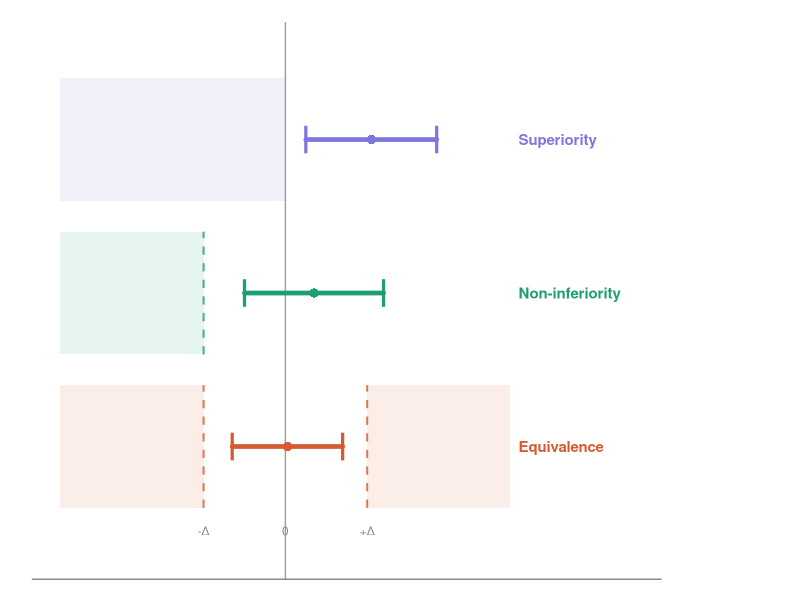
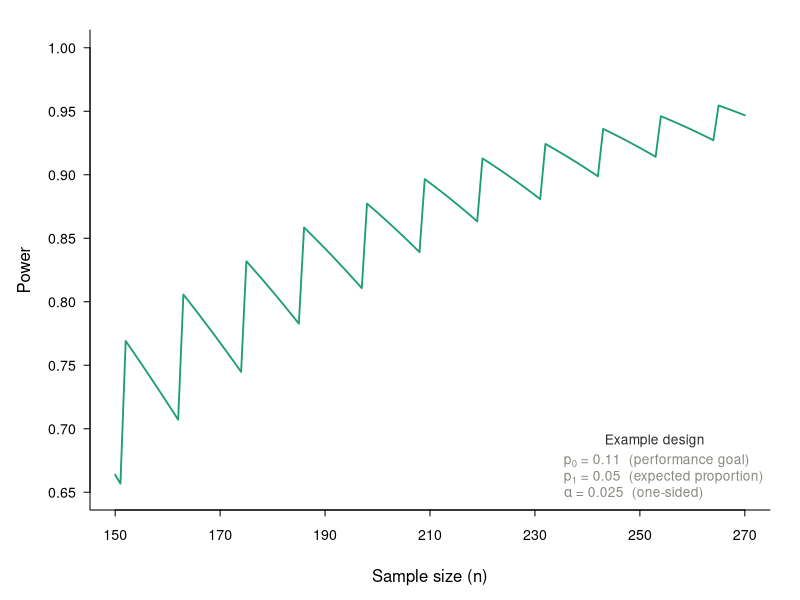
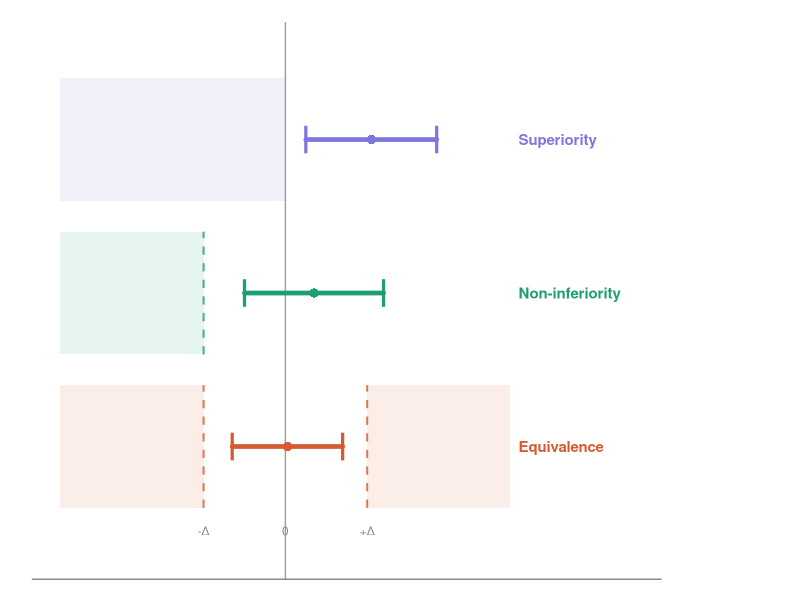

Here is the R script that generated these plots, in order: (Note: this script raises an error after producing the figures.)
## ---- chunk 1
knitr::opts_chunk$set(echo = FALSE, warning = FALSE, 
                      message = FALSE, fig.pos = "t",
                      out.width = "80%",
                      fig.align = "center")
## ---- chunk 2

library(ggplot2)

col_sup  <- "#7F77DD"
col_ni   <- "#1D9E75"
col_eq   <- "#D85A30"
col_axis <- "#888780"
col_line <- "#2C2C2A"

# CI data
cis <- data.frame(
  label = factor(c("Superiority", "Non-inferiority", "Equivalence"),
                 levels = c("Equivalence", "Non-inferiority", "Superiority")),
  lo    = c(0.05, -0.10, -0.13),
  hi    = c(0.37,  0.24,  0.14),
  mid   = c(0.21,  0.07,  0.005),
  y     = c(3, 2, 1),
  color = c(col_sup, col_ni, col_eq)
)

ggplot() +
  
  # shading: superiority H0 (left of 0)
  annotate("rect", xmin = -0.55, xmax = 0,
           ymin = 2.6, ymax = 3.4, fill = col_sup, alpha = 0.10) +
  
  # shading: non-inferiority H0 (left of -delta)
  annotate("rect", xmin = -0.55, xmax = -0.20,
           ymin = 1.6, ymax = 2.4, fill = col_ni, alpha = 0.10) +
  
  # shading: equivalence H0 (both tails)
  annotate("rect", xmin = -0.55, xmax = -0.20,
           ymin = 0.6, ymax = 1.4, fill = col_eq, alpha = 0.10) +
  annotate("rect", xmin = 0.20, xmax = 0.55,
           ymin = 0.6, ymax = 1.4, fill = col_eq, alpha = 0.10) +
  
  # zero line
  geom_vline(xintercept = 0, colour = col_line,
             linewidth = 0.5, alpha = 0.45, linetype = "solid") +
  
  # NI margin
  geom_segment(aes(x = -0.20, xend = -0.20, y = 1.6, yend = 2.4),
               colour = col_ni, linewidth = 0.7, linetype = "dashed", alpha = 0.8) +
  
  # Equivalence margins
  geom_segment(aes(x = -0.20, xend = -0.20, y = 0.6, yend = 1.4),
               colour = col_eq, linewidth = 0.7, linetype = "dashed", alpha = 0.8) +
  geom_segment(aes(x =  0.20, xend =  0.20, y = 0.6, yend = 1.4),
               colour = col_eq, linewidth = 0.7, linetype = "dashed", alpha = 0.8) +
  
  # CI bars
  geom_segment(data = cis,
               aes(x = lo, xend = hi, y = y, yend = y, colour = label),
               linewidth = 1.6, lineend = "round", show.legend = FALSE) +
  geom_segment(data = cis,
               aes(x = lo, xend = lo, y = y - 0.09, yend = y + 0.09, colour = label),
               linewidth = 1.1, show.legend = FALSE) +
  geom_segment(data = cis,
               aes(x = hi, xend = hi, y = y - 0.09, yend = y + 0.09, colour = label),
               linewidth = 1.1, show.legend = FALSE) +
  geom_point(data = cis,
             aes(x = mid, y = y, colour = label),
             size = 2.8, shape = 16, show.legend = FALSE) +
  
  # row labels (right side)
  geom_text(data = cis,
            aes(x = 0.57, y = y, label = label, colour = label),
            hjust = 0, size = 3.8, fontface = "bold", show.legend = FALSE) +
  
  # axis zero label
  annotate("text", x = 0, y = 0.45, label = "0",
           size = 3, colour = col_axis, hjust = 0.5) +
  
  # margin labels
  annotate("text", x = -0.20, y = 0.45, label = "-\u0394",
           size = 3, colour = col_axis, hjust = 0.5) +
  annotate("text", x =  0.20, y = 0.45, label = "+\u0394",
           size = 3, colour = col_axis, hjust = 0.5) +
  
  scale_colour_manual(values = c(
    "Superiority"     = col_sup,
    "Non-inferiority" = col_ni,
    "Equivalence"     = col_eq
  )) +
  
  coord_cartesian(xlim = c(-0.55, 0.85), ylim = c(0.3, 3.6), clip = "off") +
  
  theme_minimal(base_size = 12) +
  theme(
    panel.grid       = element_blank(),
    axis.text        = element_blank(),
    axis.ticks       = element_blank(),
    axis.title       = element_blank(),
    axis.line.x      = element_line(colour = col_axis, linewidth = 0.5),
    plot.background  = element_rect(fill = "white", colour = NA),
    panel.background = element_rect(fill = "white", colour = NA),
    plot.margin      = margin(16, 100, 12, 20)
  )

ggsave("trial_designs.png", width = 8, height = 4.5, dpi = 200, bg = "white")


## ---- chunk 3

N     <- 150:270
alpha <- 0.025
p0    <- 0.89
p1    <- 0.95

crit  <- qbinom(p = 1 - alpha, size = N, prob = p0)
power <- 1 - pbinom(q = crit, size = N, prob = p1)

par(
  mar    = c(4.5, 4.5, 1.5, 1.5),
  family = "sans",
  mgp    = c(2.8, 0.7, 0),
  tcl    = -0.3
)

plot(N, power,
     type = "l",
     lwd  = 1.8,
     col  = "#1D9E75",
     las  = 1,
     xlab = "Sample size (n)",
     ylab = "Power",
     ylim = c(0.65, 1.00),
     yaxt = "n",
     xaxt = "n",
     bty  = "l")

axis(2, at = seq(0.65, 1.00, by = 0.05),
     labels = sprintf("%.2f", seq(0.65, 1.00, by = 0.05)),
     las = 1, cex.axis = 0.85)

axis(1, at = seq(150, 270, by = 20),
     cex.axis = 0.85)

legend("bottomright",
       title     = "Example design",
       title.col = "#2C2C2A",
       legend    = c(
         expression(paste(p[0], " = 0.11  (performance goal)")),
         expression(paste(p[1], " = 0.05  (expected proportion)")),
         expression(paste(alpha,  " = 0.025  (one-sided)"))
       ),
       col      = "#888780",
       lty      = 0,
       pch      = NA,
       bty      = "n",
       cex      = 0.82,
       text.col = "#888780")
## ---- chunk 4
library(kableExtra)

pg_tbl <- data.frame(
  Endpoint           = c("Composite (Death, Amputation, TVR)", "RCC: Improved or No Change"),
  Timepoint          = c("30 Days", "12 Months"),
  `Pooled Rate`      = c("6.0\\%", "95.8\\%"),
  `95\\% CI`         = c("[2.9, 12.1\\%]", "[87.9, 98.6\\%]"),
  `Performance Goal` = c("$\\leq$ 12\\%", "$\\geq$ 88\\%"),
  check.names = FALSE
)

kbl(pg_tbl, booktabs = TRUE, escape = FALSE, align = "lcccc", linesep = "",
    caption = "Performance Goals for Safety and Efficacy") |>
  kable_styling(latex_options = "hold_position", full_width = FALSE, font_size = 11) |>
  column_spec(1, width = "5.2cm") |>
  column_spec(5, bold = TRUE) |>
  pack_rows("Safety Endpoints",   1, 1, background = "#4A4A6A", color = "white", bold = TRUE) |>
  pack_rows("Efficacy Endpoints", 2, 2, background = "#6B4A2A", color = "white", bold = TRUE)
## ---- chunk 5
knitr::include_graphics("Figures/forest_plot_pooled_estimates.png")
## ---- chunk 6
library(kableExtra)
het_A <- data.frame(
  Measure         = c("$\\tau^2$", "$I^2$", "H", "Q (Wald)", "Q (LRT)"),
  Value           = c("0.00", "0.0\\%", "1.00", "0.00", "NA"),
  `CI or p-value` = c("NA", "0.0\\% to 0.9\\%", "1.00 to 3.10", "$p$ = 0.998", "NA"),
  check.names = FALSE
)
kbl(het_A, booktabs = TRUE, escape = FALSE, align = "lcc", linesep = "",
    caption = "Heterogeneity Statistics: 30-day Composite") |>
  kable_styling(latex_options = "hold_position", full_width = FALSE, font_size = 11) |>
  row_spec(0, background = "#3A3A6A", color = "white", bold = TRUE) |>
  column_spec(1, width = "3cm")
## ---- chunk 7
het_B <- data.frame(
  Measure         = c("$\\tau^2$", "$I^2$", "H", "Q (Wald)", "Q (LRT)"),
  Value           = c("0.00", "0.0\\%", "1.00", "1.31", "NA"),
  `CI or p-value` = c("NA", "0.0\\% to 0.9\\%", "1.00 to 3.10", "$p$ = 0.520", "NA"),
  check.names = FALSE
)
kbl(het_B, booktabs = TRUE, escape = FALSE, align = "lcc", linesep = "",
    caption = "Heterogeneity Statistics: 12-month Rutherford classification") |>
  kable_styling(latex_options = "hold_position", full_width = FALSE, font_size = 11) |>
  row_spec(0, background = "#3A3A6A", color = "white", bold = TRUE) |>
  column_spec(1, width = "3cm")
## ---- chunk 8
knitr::include_graphics("Figures/coverage_probability_n100_overlay.png")
## ---- chunk 9
knitr::include_graphics("Figures/coverage_width_n20.png")
## ---- chunk 10
knitr::include_graphics("Figures/coverage_width_n50.png")
## ---- chunk 11
knitr::include_graphics("Figures/coverage_width_n100.png")
## ---- chunk 12
knitr::include_graphics("Figures/sample_size_comparison_table.png")
## ---- chunk 13
knitr::include_graphics("Figures/bayesian_power_curve.png")
